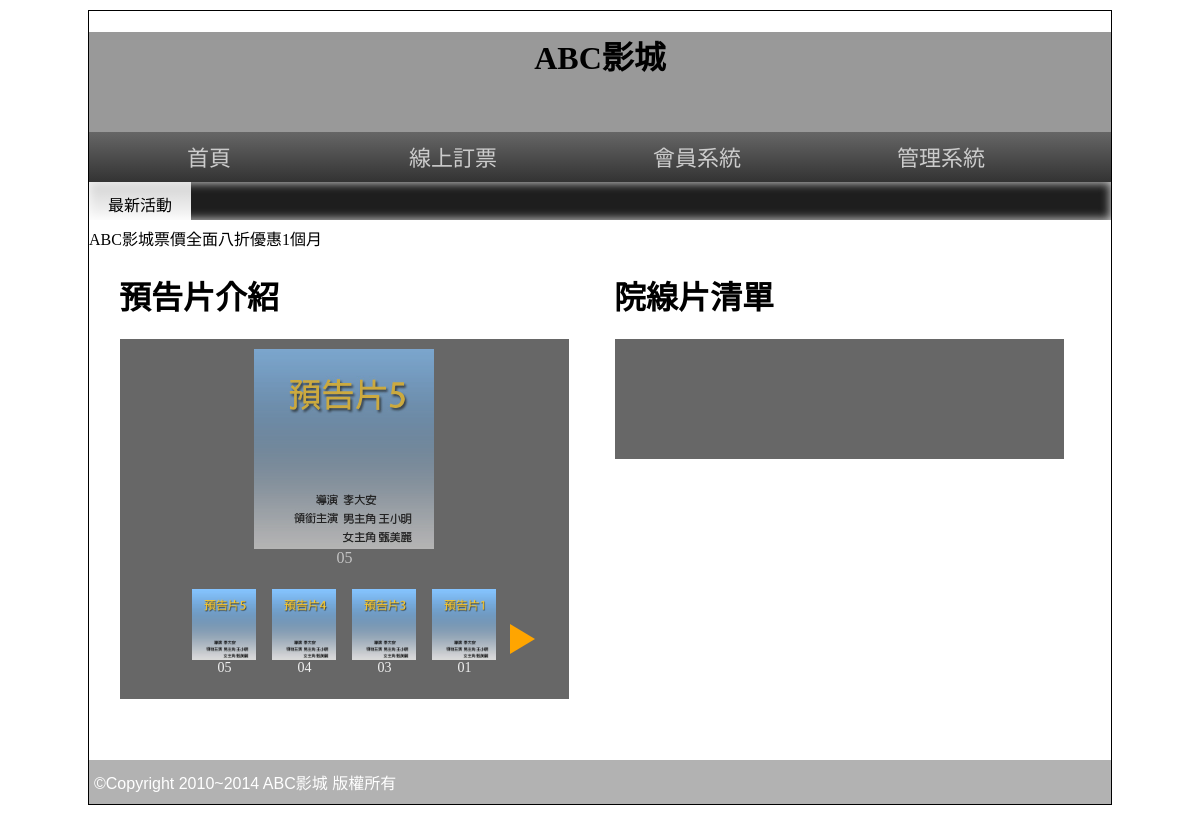
The page / on the database its author committed.
### tables this page shows
CREATE TABLE `poster` (
  `id` int(10) UNSIGNED NOT NULL COMMENT '流水號',
  `poster` text NOT NULL COMMENT '檔案路徑',
  `name` text NOT NULL COMMENT '片名',
  `rank` int(5) NOT NULL COMMENT '排序',
  `sh` int(1) NOT NULL DEFAULT 1 COMMENT '顯示',
  `ani` int(1) NOT NULL DEFAULT 1 COMMENT '轉場動畫'
);

### base.php (called while the page is built, shortened)
<?php
$dsn="mysql:host=localhost;charset=utf8;dbname=db053";
$pdo=new PDO($dsn,"root","");
function all($table,...$arg){
  global $pdo;
  $sql="select * from $table ";
    if(!empty($arg[0])){
      foreach($arg[0] as $key => $value){
        $tmp[]=sprintf("`%s`='%s'",$key,$value);
      }
      $sql=$sql . " where " . implode(" && ",$tmp);
    }
    if(!empty($arg[1])){
      $sql=$sql . $arg[1];
    }
  return $pdo->query($sql)->fetchAll();
}
?>

### front/home.php (the view, shortened to what this page needs)
<?php
include_once "base.php";
?>
<div class="half" style="vertical-align:top;">
      <h1>預告片介紹</h1>
      <div class="rb tab" style="width:95%;">
        <div id="slider">
          <div class="lists">
            <?php
              $pos=all("poster",["sh"=>1], " order by rank");
              foreach($pos as $p){
            ?>
                <div class="poster" data-ani="<?=$p['ani'];?>">
                <img src="./poster/<?=$p['poster'];?>" alt="">
              <div class="name"><?=$p['name'];?></div>
                </div>
            <?php
              }
            ?>
          </div>
          <div class="controls">
            <div class="la">  </div>
            <div class=btns>
              <?php
              foreach ($pos as $p) {
              ?>
              <div class="icon">
                <img src="./poster/<?=$p['poster'];?>" alt="">
                <div class="name"><?=$p['name'];?></div>
              </div>
              <?php
              }
            ?>
          </div>
            <div class="ra">  </div>
          </div>
        </div>
      </div>
    </div>
    <div class="half">
      <h1>院線片清單</h1>
      <div class="rb tab" style="width:95%;">
    <?php
      include_once "base.php";
    ?>
      </div>
    </div>

### index.php (shortened to what this page needs)
<?php include_once "base.php";?>
<!DOCTYPE html PUBLIC "-//W3C//DTD XHTML 1.0 Transitional//EN" "http://www.w3.org/TR/xhtml1/DTD/xhtml1-transitional.dtd">
<html xmlns="http://www.w3.org/1999/xhtml">
<head>
<link rel="stylesheet" href="css/css.css">
<link href="css/s2.css" rel="stylesheet" type="text/css">
</head>
<body>
<div id="main">
  <div id="top" class="ct" style=" background:#999 center; background-size:cover; " title="替代文字">
    <h1>ABC影城</h1>
  </div>
  <div id="top2">
    <a href="index.php">首頁</a>
    <a href="index.php?do=order">線上訂票</a>
    <a href="#">會員系統</a>
    <a href="admin.php">管理系統</a>
  </div>
  <div id="text"> <span class="ct">最新活動</span>
    <marquee direction="right">
    ABC影城票價全面八折優惠1個月
    </marquee>
  </div>
  <div id="mm">
  <?php
    $do=(!empty($_GET['do']))?$_GET['do']:"home";
    $path="./front/".$do.".php";
    if(file_exists($path)){
      include $path;
    }else{
      include "./front/home.php";
    }
  ?>
  </div>
  <div id="bo"> ©Copyright 2010~2014 ABC影城 版權所有 </div>
</div>
</body>
</html>

### css/css.css (style rules this page uses)
body { font-family:微軟正黑體; }
#main { width:1022px; min-height:766px; border:#000 1px solid; margin:10px auto 10px auto; }
#top { display:block; height:100px; }
#top2 { display:block; height:50px; background: -webkit-linear-gradient(top,#666,#333); background: -ms-linear-gradient(top,#666,#333); background: -moz-linear-gradient(top,#666,#333); background: linear-gradient(top,#666,#333); }
#top2 a { display:inline-block; width:200px; padding:12px 20px 12px 20px; text-align:center; color:#ccc; text-decoration:none; font:normal 22px/26px Open Sans,'微軟正黑體'; transition:all ease-in .3s; }
#text { display:block; height:38px; box-shadow:#CCC 0px 0px 10px 1px inset; background-color: #1e1e1e; }
#text span { width:10%; display:inline-block; padding:10px 0px 10px 0px; vertical-align:top; background: -ms-linear-gradient(top,rgba(255,255,255,0.8),rgba(255,255,255,1)); background: -webkit-linear-gradient(top,rgba(255,255,255,0.8),rgba(255,255,255,1)); background: -moz-linear-gradient(top,rgba(255,255,255,0.8),rgba(255,255,255,1)); background: linear-gradient(top,rgba(255,255,255,0.8),rgba(255,255,255,1)); }
#mm { padding:10px; min-height:520px; }
#bo { padding:10px 5px 10px 5px; min-height:20px; display:block; color:#FFF; font-family:Arial, Helvetica, sans-serif,'微軟正黑體'; font-weight:500; background:rgba(0,0,0,0.3); }
.ct { text-align:center; }
.half { width:45%; display:inline-block; padding:2%; }
.rb { background:rgba(39,39,39,0.7); color:rgba(255,255,255,0.9); }
.tab { width:80%; display:block; margin-left:auto; margin-right:auto; min-height:100px; padding:10px; }

### front/home.php (style rules this page uses)
.lists, .controls { border: 0px solid white; }
#slider * { box-sizing: border-box; margin: auto; }
#slider .lists { margin: auto; width: 180px; height:240px ; overflow: hidden; }
#slider .controls { width: 90%; height: 100px; display: flex; align-items: center; justify-content: space-between; }
.controls .btns { width: 320px; display: flex; align-items: center; overflow: hidden; }
.controls .btns .icon { width: 80px; height: 100px; flex-shrink: 0; font-size: 14px; text-align: center; position: relative; }
.controls .ra, .controls .la { border-top: 15px solid transparent; border-bottom: 15px solid transparent; cursor: pointer; }
.la { border-right: 25px solid orange; }
.ra { border-left: 25px solid orange; }
.poster img { width: 100%; }
.poster { text-align:center; display:none; }
.icon img { width: 80%; cursor: pointer; }

### rows shown on the page
poster: poster (picture), name "05"
poster: poster (picture), name "04"
poster: poster (picture), name "03"
poster: poster (picture), name "01"
